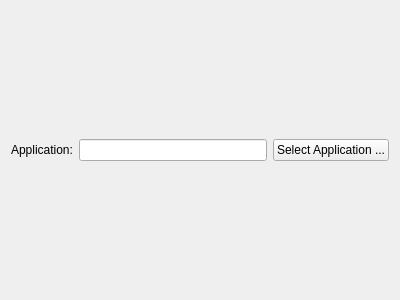
<ui version="4.0" >
 <class>MenuentryActionWidget</class>
 <widget class="QWidget" name="MenuentryActionWidget" >
  <property name="geometry" >
   <rect>
    <x>0</x>
    <y>0</y>
    <width>400</width>
    <height>300</height>
   </rect>
  </property>
  <layout class="QHBoxLayout" name="horizontalLayout" >
   <item>
    <widget class="QLabel" name="applicationLabel" >
     <property name="text" >
      <string>Application:</string>
     </property>
    </widget>
   </item>
   <item>
    <widget class="KLineEdit" name="application" >
     <property name="readOnly" >
      <bool>true</bool>
     </property>
    </widget>
   </item>
   <item>
    <widget class="KPushButton" name="applicationButton" >
     <property name="text" >
      <string>Select Application ...</string>
     </property>
    </widget>
   </item>
  </layout>
 </widget>
 <customwidgets>
  <customwidget>
   <class>KLineEdit</class>
   <extends>QLineEdit</extends>
   <header>klineedit.h</header>
  </customwidget>
  <customwidget>
   <class>KPushButton</class>
   <extends>QPushButton</extends>
   <header>kpushbutton.h</header>
  </customwidget>
 </customwidgets>
 <connections/>
</ui>
